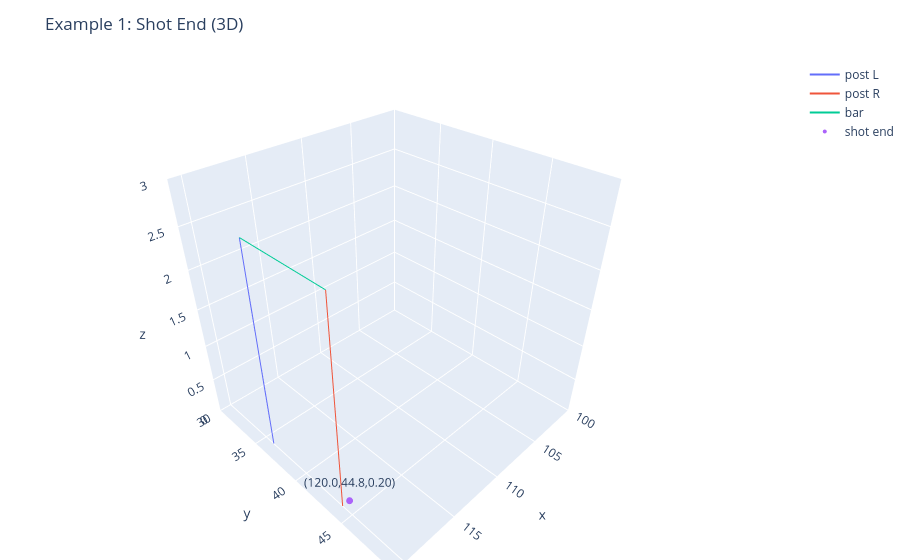
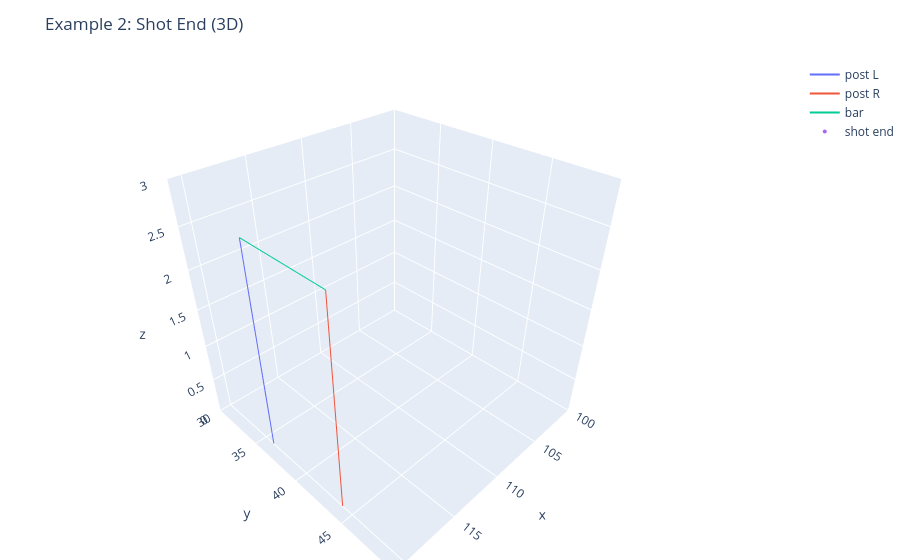
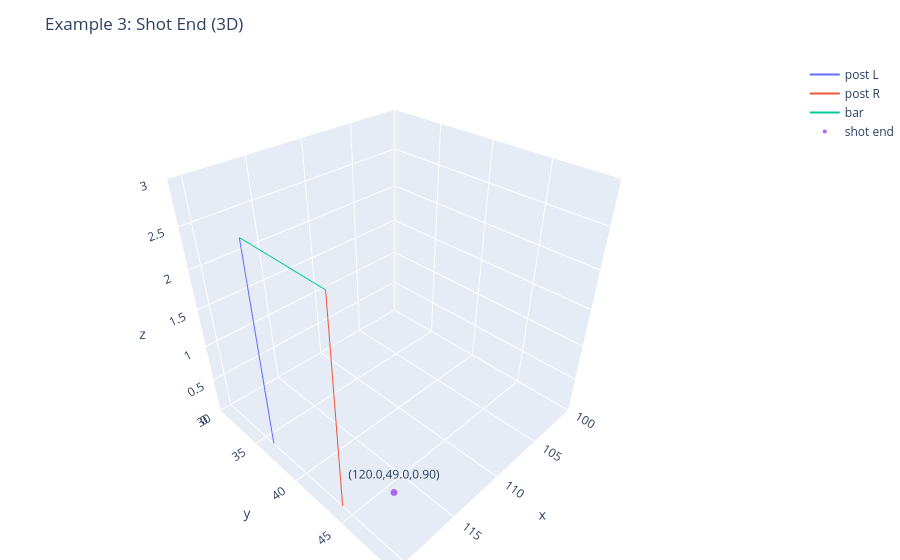

Here is the notebook cell these charts were saved with, in order:
### Code cell
figs_shot3d = []
for i, (shot_row, _) in enumerate(examples, start=1):
    s_xyz = parse_xyz(shot_row.get("shot_end_location"))
    s_xy  = parse_xy(shot_row.get("shot_end_location"))
    if not (s_xyz or s_xy):
        continue

    # goal mouth at x=120
    gx = 120.0
    y0, y1 = 36.0, 44.0
    zbar = 2.67  # ~2.44m in SB units

    # build wireframe segments
    goal_x = [gx, gx, gx]  # reused

    fig3d = go.Figure()

    # posts
    fig3d.add_trace(go.Scatter3d(x=[gx, gx], y=[y0, y0], z=[0, zbar], mode="lines", name="post L"))
    fig3d.add_trace(go.Scatter3d(x=[gx, gx], y=[y1, y1], z=[0, zbar], mode="lines", name="post R"))
    # crossbar
    fig3d.add_trace(go.Scatter3d(x=[gx, gx], y=[y0, y1], z=[zbar, zbar], mode="lines", name="bar"))

    # shot end
    if s_xyz:
        xx, yy, zz = s_xyz
    else:
        xx, yy = s_xy
        zz = 0.0
    fig3d.add_trace(go.Scatter3d(x=[xx], y=[yy], z=[zz], mode="markers+text",
                                 text=[f"({xx:.1f},{yy:.1f},{zz:.2f})"],
                                 textposition="top center",
                                 marker=dict(size=4), name="shot end"))

    fig3d.update_layout(
        title=f"Example {i}: Shot End (3D)",
        scene=dict(
            xaxis_title="x", yaxis_title="y", zaxis_title="z",
            xaxis=dict(range=[100, 121]),
            yaxis=dict(range=[30, 50]),
            zaxis=dict(range=[0, 3.0]),
            aspectmode="cube",
        ),
        margin=dict(l=0, r=0, t=60, b=0),
    )
    figs_shot3d.append(fig3d)

for f in figs_shot3d: f.show()

### Figure 1 — Plotly figure (JSON) as saved in the notebook; plotly's stock layout.template omitted (floating-point values rounded to 4 significant figures)
{"data": [{"mode": "lines", "name": "post L", "type": "scatter3d", "x": [120, 120], "y": [36, 36], "z": [0, 2.67]}, {"mode": "lines", "name": "post R", "type": "scatter3d", "x": [120, 120], "y": [44, 44], "z": [0, 2.67]}, {"mode": "lines", "name": "bar", "type": "scatter3d", "x": [120, 120], "y": [36, 44], "z": [2.67, 2.67]}, {"marker": {"size": 4}, "mode": "markers+text", "name": "shot end", "text": ["(120.0,44.8,0.20)"], "textposition": "top center", "type": "scatter3d", "x": [120], "y": [44.8], "z": [0.2]}], "layout": {"margin": {"b": 0, "l": 0, "r": 0, "t": 60}, "scene": {"aspectmode": "cube", "xaxis": {"range": [100, 121], "title": {"text": "x"}}, "yaxis": {"range": [30, 50], "title": {"text": "y"}}, "zaxis": {"range": [0, 3], "title": {"text": "z"}}}, "title": {"text": "Example 1: Shot End (3D)"}}}

### Figure 2 — Plotly figure (JSON) as saved in the notebook; plotly's stock layout.template omitted (floating-point values rounded to 4 significant figures)
{"data": [{"mode": "lines", "name": "post L", "type": "scatter3d", "x": [120, 120], "y": [36, 36], "z": [0, 2.67]}, {"mode": "lines", "name": "post R", "type": "scatter3d", "x": [120, 120], "y": [44, 44], "z": [0, 2.67]}, {"mode": "lines", "name": "bar", "type": "scatter3d", "x": [120, 120], "y": [36, 44], "z": [2.67, 2.67]}, {"marker": {"size": 4}, "mode": "markers+text", "name": "shot end", "text": ["(102.2,55.5,0.00)"], "textposition": "top center", "type": "scatter3d", "x": [102.2], "y": [55.5], "z": [0]}], "layout": {"margin": {"b": 0, "l": 0, "r": 0, "t": 60}, "scene": {"aspectmode": "cube", "xaxis": {"range": [100, 121], "title": {"text": "x"}}, "yaxis": {"range": [30, 50], "title": {"text": "y"}}, "zaxis": {"range": [0, 3], "title": {"text": "z"}}}, "title": {"text": "Example 2: Shot End (3D)"}}}

### Figure 3 — Plotly figure (JSON) as saved in the notebook; plotly's stock layout.template omitted (floating-point values rounded to 4 significant figures)
{"data": [{"mode": "lines", "name": "post L", "type": "scatter3d", "x": [120, 120], "y": [36, 36], "z": [0, 2.67]}, {"mode": "lines", "name": "post R", "type": "scatter3d", "x": [120, 120], "y": [44, 44], "z": [0, 2.67]}, {"mode": "lines", "name": "bar", "type": "scatter3d", "x": [120, 120], "y": [36, 44], "z": [2.67, 2.67]}, {"marker": {"size": 4}, "mode": "markers+text", "name": "shot end", "text": ["(120.0,49.0,0.90)"], "textposition": "top center", "type": "scatter3d", "x": [120], "y": [49], "z": [0.9]}], "layout": {"margin": {"b": 0, "l": 0, "r": 0, "t": 60}, "scene": {"aspectmode": "cube", "xaxis": {"range": [100, 121], "title": {"text": "x"}}, "yaxis": {"range": [30, 50], "title": {"text": "y"}}, "zaxis": {"range": [0, 3], "title": {"text": "z"}}}, "title": {"text": "Example 3: Shot End (3D)"}}}
